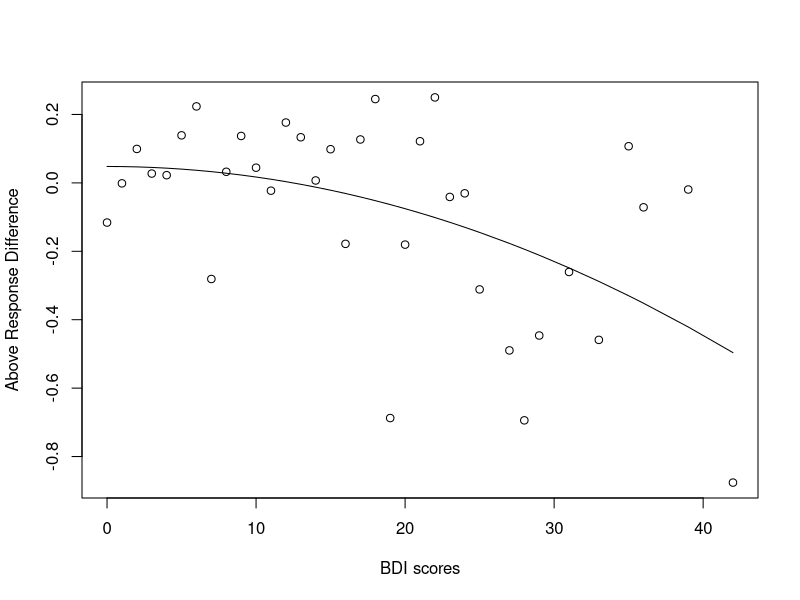
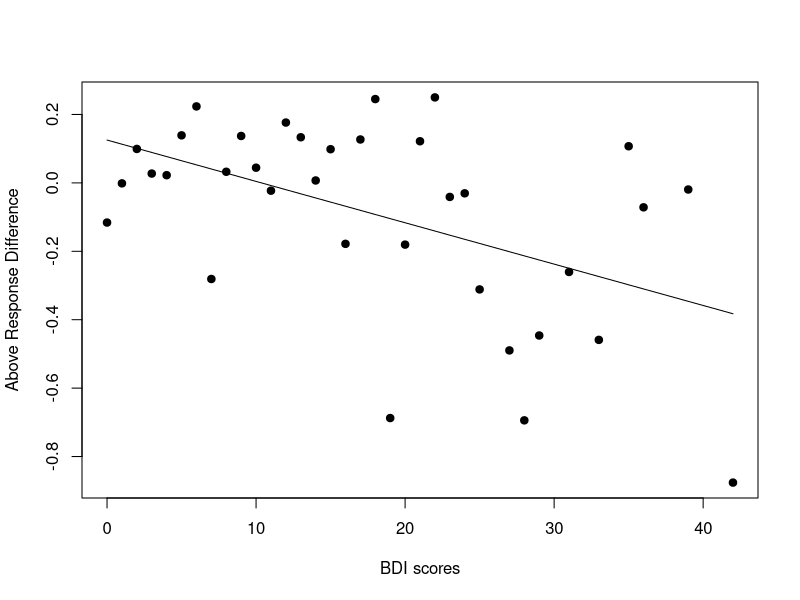
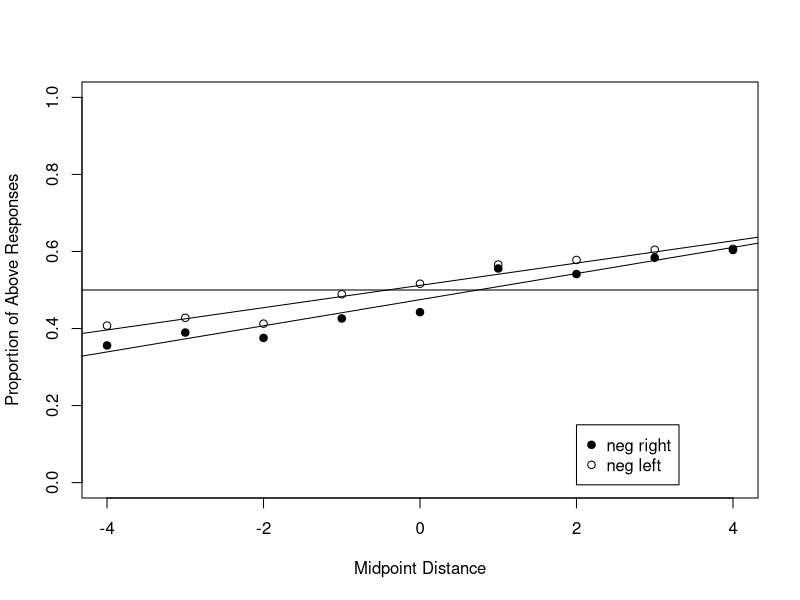
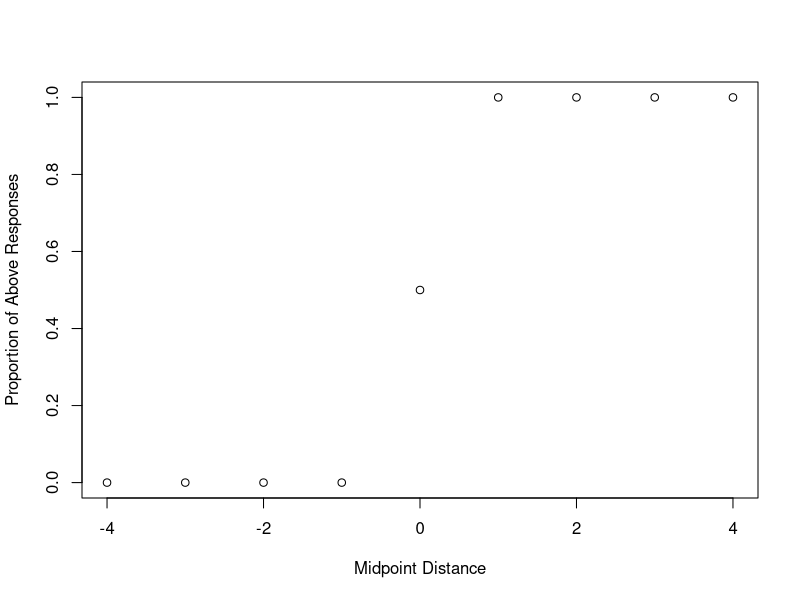

Write the R code that produced these figures, in order.
#	Library
	library(plyr)
	library(BayesFactor)

#	read in data
	data.kp.1<- read.table("data.all.kp.2.txt", header=T, sep="\t", quote="?")
	data.m.1<- read.table("data.all.m.2.txt", header=T, sep="\t", quote="?")
	data.scores.1 <- read.table("bdi score.txt", header=T, sep="\t", quote="?")

#	create data frame for both key press and mouse exps
	data.all1<-rbind.fill(data.kp.1, data.m.1)

#	adding column to count when subject responds above on bisection
	data.all1$above<-ifelse(data.all1$midPointResponse=="above", 1, 0)
#	adding column to count when subject is correct in bisection
	data.all1$correct<-ifelse(data.all1$midPointCorrect=="correct", 1, 0)
#	adding column to calculate the distance the center number is from the true midpoint
	data.all1$midDist<- data.all1$presented-data.all1$midPoint
#	adding column for RT beep if true
	data.all1$rtTrue<-ifelse(data.all1$rtBeep=="true", 1, 0)
#	adding column to count if RT is over 3 seconds
	data.all1$over_3s<-ifelse(data.all1$midPointRT>3000, 1, 0)

#	removing subjects 16, 59, 75, 173, 184, 224 (because the computer froze)
	data.scores<-data.scores.1[data.scores.1$sn!=16 & data.scores.1$sn!=59 & data.scores.1$sn!=75 & data.scores.1$sn!=173 & data.scores.1$sn!=184 & data.scores.1$sn!=224 & data.scores.1$sn<234,]
	data.all1<-data.all1[data.all1$sn!=16 & data.all1$sn!=59 & data.all1$sn!=75 & data.all1$sn!=173 & data.all1$sn!=184 & data.all1$sn!=224 & data.all1$sn<999,]

#	remove practice trials
	data.all1<- data.all1[data.all1$pract!=0,]

#	merge bdi and gender scores with data
	data.all1<-merge(data.all1, data.scores, by="sn")


#	create data frame for info by sn
	data.sn<-data.scores

data1.sn <- ddply(data.all1, .(sn, scen1PosNeg), summarize, aboveM = mean(above), aboveSD = sd(above), aboveN = length(above))
data2.sn <- reshape(data1.sn, idvar = "sn", timevar = "scen1PosNeg", direction = "wide")
data2.sn$diffAbove <- data2.sn$aboveM.negative - data2.sn$aboveM.positive
data1.all1<-merge(data2.sn, data.scores.1, by="sn")

	data.sn$Prop_Above<-tapply(data.all1$above, data.all1$sn, mean)
#	adding column to calculate percent respond "above" for pos event on left and neg event on left
	data.sn$NegLeft_Prop_Above<-tapply(data.all1[data.all1$scen1PosNeg=="negative",]$above,data.all1[data.all1$scen1PosNeg=="negative",]$sn,mean)
	data.sn$PosLeft_Prop_Above<-tapply(data.all1[data.all1$scen1PosNeg=="positive",]$above,data.all1[data.all1$scen1PosNeg=="positive",]$sn,mean)
#	adding column to calculate difference between prop above when negative is on the right and negative event on left
	data.sn$above_diff<-data.sn$NegLeft_Prop_Above-data.sn$PosLeft_Prop_Above
#	adding column to calculate average RT for pos event on left and neg events on left
	data.sn$NegLeft_RT<-tapply(data.all1[data.all1$scen1PosNeg=="negative",]$midPointRT,data.all1[data.all1$scen1PosNeg=="negative",]$sn,mean)
	data.sn$PosLeft_RT<-tapply(data.all1[data.all1$scen1PosNeg=="positive",]$midPointRT,data.all1[data.all1$scen1PosNeg=="positive",]$sn,mean)
#	adding column to calculate difference between RT when pos event is on left and negative event on left
	data.sn$RT_diff<-data.sn$NegLeft_RT-data.sn$PosLeft_RT
#	adding column to calculate percent of times participant heard beep
	data.sn$RTbeep<-tapply(data.all1$rtTrue,data.all1$sn,mean)
#	adding column to calculate proportion of RT's over 3seconds
	data.sn$Prop_RT_Over3<-tapply(data.all1$over_3s, data.all1$sn, mean)
#	adding columns to calculate avg and SD for RT when the midpoint distance is 0
	data.sn$AvgRT_midDist_0<-tapply(data.all1[data.all1$midDist==0,]$midPointRT,data.all1[data.all1$midDist==0,]$sn,mean)
	data.sn$SD_RT_midDist_0<-tapply(data.all1[data.all1$midDist==0,]$midPointRT,data.all1[data.all1$midDist==0,]$sn,sd)
#	adding columns to calculate avg and SD for RT when the midpoint distance is 0
	data.sn$AvgRT_midDist_Not0<-tapply(data.all1[data.all1$midDist!=0,]$midPointRT,data.all1[data.all1$midDist!=0,]$sn,mean)
	data.sn$SD_RT_midDist_Not0<-tapply(data.all1[data.all1$midDist!=0,]$midPointRT,data.all1[data.all1$midDist!=0,]$sn,sd)

#	create dataframe with a few columns from data.sn
	data.sn2<-data.sn[c(1, 12:17)]
#	merge with data.all by sn
	data.all1<-merge(data.all1, data.sn2, by="sn")


#filter subjects
	t3000Prop <-.4
	RtThreshold <-5000

	sn.rm<-data.all1[data.all1$Prop_RT_Over3 < t3000Prop,]
	data.all<-sn.rm[sn.rm$midPointRT < RtThreshold,]

	snAll<-length(tapply(data.all1$sn,data.all1$sn,mean))
	snIncluded<-length(tapply(sn.rm$sn,sn.rm$sn,mean))
	snRemoved <-snAll - snIncluded

	RtRemoved <-length(sn.rm$midPointRT) - length(data.all$midPointRT)

###################

#	create one data frame for trials were the first event is positive and one for negative
	data.pos<-data.all[data.all$scen1PosNeg=="positive",]
	data.neg<-data.all[data.all$scen1PosNeg=="negative",]
#	create data frames for 0 midpoint distance
	data.pos.same<-data.pos[data.pos$midDist==0,]
	data.neg.same<-data.neg[data.neg$midDist==0,]
#	create data frames for all midpoint distances other than 0
	data.pos.dif<-data.pos[data.pos$midDist!=0,]
	data.neg.dif<-data.neg[data.neg$midDist!=0,]
#	calculate avg RT for each participant for 0 midpoint distance
	dt.pos<-ddply(data.pos.same, .(sn), summarize, PosLeft_RT_midDist_0=mean(midPointRT))
	dt.neg<-ddply(data.neg.same, .(sn), summarize, NegLeft_RT_midDist_0=mean(midPointRT))
#	create data frame for all 0 mid point distances
	data.same<-merge(dt.pos, dt.neg, by="sn", all=T)
#	creating column to calculate difference between neg on right and neg on left for 0 midpoint distance
	data.same$diff_RT_midDist_0<-data.same$PosLeft_RT_midDist_0-data.same$NegLeft_RT_midDist_0
#	calculate avg RT for each participant for all midpoint distances other than 0
	dt.pos.d<-ddply(data.pos.dif, .(sn), summarize, PosLeft_RT_midDist_Not0=mean(midPointRT))
	dt.neg.d<-ddply(data.neg.dif, .(sn), summarize, NegLeft_RT_midDist_Not0=mean(midPointRT))
#	create data frame for all midpoint distances other than 0
	data.dif<-merge(dt.pos.d, dt.neg.d, by="sn", all=T)
#	creating column to calculate difference between neg on right and neg on left for all midpoint distances other than 0
	data.dif$diff_RT_midDist_Not0<-data.dif$PosLeft_RT_midDist_Not0-data.dif$NegLeft_RT_midDist_Not0

#	merge data frames for same midpoint and different midpoint distances with dataframe for info by sn
	data.sn<-merge(data.sn, merge(data.same, data.dif, by="sn"), by="sn")

#	plot average above difference for each bdi score
	bdi.x<-tapply(data.sn$bdi,data.sn$bdi, mean)
	abv_diff<-tapply(data.sn$above_diff,data.sn$bdi, mean)
	xx.bdi2<-bdi.x^2
	plot(bdi.x, abv_diff, xlab= "BDI scores", ylab= "Above Response Difference")
	reg<-lm(abv_diff~xx.bdi2)
	lines(bdi.x, predict(reg))
	summary(reg)
	dev.copy(pdf,'avg above difference by bdi.pdf')
	dev.off()

	plot(bdi.x, abv_diff, xlab= "BDI scores", ylab= "Above Response Difference", pch=19)
	regL<-lm(abv_diff~bdi.x)
	lines(bdi.x, predict(regL))
	summary(regL)
	dev.copy(pdf,'avg above difference by bdiL.pdf')
	dev.off()

	df.tmp <- data.frame(abv_diff,bdi.x)
	regLBF<-lmBF(abv_diff~bdi.x, data = df.tmp)

#	mean and sd for affect value of first event when positive
	mean(data.pos$s1AffectValue)
	sd(data.pos$s1AffectValue)

#	mean and sd for Affect value of second event when negative
	mean(data.pos$s2AffectValue)
	sd(data.pos$s2AffectValue)

#	mean and sd for affect value of first event when negative
	mean(data.neg$s1AffectValue)
	sd(data.neg$s1AffectValue)

#	mean and sd for Affect value of second event when positive
	mean(data.neg$s2AffectValue)
	sd(data.neg$s2AffectValue)

#	mean and sd for distance between two numbers
	mean(data.all$distance)
	sd(data.all$distance)

#	mean and sd for RT to scenario
	mean(data.all$scenarioRT)
	sd(data.all$scenarioRT)

#	mean and sd for RT to midPoint
	mean(data.all$midPointRT)
	sd(data.all$midPointRT)

#	mean and sd for deadline
	mean(data.all$deadline)
	sd(data.all$deadline)


#	percentage respond "above" for each midpoint distance
	midBias.pos<-tapply(data.pos$above, data.pos$midDist, mean)
	midBias.neg<-tapply(data.neg$above, data.neg$midDist, mean)
	midBias.vals<-tapply(data.neg$midDist, data.neg$midDist, mean)


#	percentage of correct reponses for each midpoint distance
	correct.pos<-tapply(data.pos$correct, data.pos$midDist, mean)
	correct.neg<-tapply(data.neg$correct, data.neg$midDist, mean)
	correct.vals<-tapply(data.neg$midDist, data.neg$midDist, mean)

#	plot bias by midpoint distance for positive and negative on same graph

	plot(midBias.vals,midBias.pos,pch=19, col="black", xlab= "Midpoint Distance", ylab="Proportion of Above Responses", xlim=c(-4, 4), ylim=c(0.0, 1.0))
	points(midBias.vals,midBias.neg,col="black")
	legend(x=2, y=0.15, c("neg right", "neg left"), pch=c(19,1))
		Neg_Right_lm=lm(midBias.pos ~ midBias.vals)
		Neg_Left_lm=lm(midBias.neg ~ midBias.vals)
	abline(Neg_Right_lm)
	abline(Neg_Left_lm)
	abline(h=.5)
	dev.copy(pdf,'combined.bias.by.dist.pdf')
	dev.off()

	df.tmp <- data.frame(midBias.pos,midBias.neg,midBias.vals)
	Neg_Right_lmBF=lmBF(midBias.pos ~ midBias.vals, data=df.tmp)
	Neg_Left_lmBF=lmBF(midBias.neg ~ midBias.vals, data=df.tmp)



# testing difference in slope b/t neg left and neg right (midpoint bias)

nRight.se<-summary(Neg_Right_lm)$coef[[4]]
nLeft.se<-summary(Neg_Left_lm)$coef[[4]]
nRight.b<-summary(Neg_Right_lm)$coef[[2]]
nLeft.b<-summary(Neg_Left_lm)$coef[[2]]

b_RvL<-(nRight.b-nLeft.b)/sqrt(nRight.se^2+nLeft.se^2)
b_BF <- 1/exp(ttest.tstat(t=b_RvL, n1=length(midBias.vals), n2=length(midBias.vals), rscale = 0.707)[['bf']])


# testing difference in intercept b/t neg left and neg right (midpoint bias)
nRight.i<-summary(Neg_Right_lm)$coef[[1]]
nLeft.i<-summary(Neg_Left_lm)$coef[[1]]
nRight.ste<-summary(Neg_Right_lm)$coef[[3]]
nLeft.ste<-summary(Neg_Left_lm)$coef[[3]]

i_RvL<-(nRight.i-nLeft.i)/sqrt(nRight.ste^2+nLeft.ste^2)
i_BF <- exp(ttest.tstat(t=i_RvL, n1=length(midBias.vals), n2=length(midBias.vals), rscale = 0.707)[['bf']])

ib_DF <- 2*length(midBias.vals) - 4

## test relation between bdi and rt
rtBdi.dat <- ddply(data.all, .(sn), summarize, mRT = mean(midPointRT), mBdi = mean(bdi))
rtBdi.lm <- with (rtBdi.dat, lm(mRT~mBdi))
rtBdi.lm.BF <- lmBF(mRT~mBdi, data=rtBdi.dat)

sink("regression.txt")
print(t3000Prop)
print(RtThreshold)
print(snAll)
print(snIncluded)
print(snRemoved)
print(RtRemoved)

print(summary(reg))
print(summary(regL))
print(regLBF)
print("regL intercept BayesFactor")
print(1/exp(ttest.tstat(t=summary(regL)[["coefficients"]][, "t value"][[1]], n1=length(predict(regL)), rscale = 0.707)[['bf']]))
print("regL slope BayesFactor")
print(exp(ttest.tstat(t=summary(regL)[["coefficients"]][, "t value"][[2]], n1=length(predict(regL)), rscale = 0.707)[['bf']]))
print(summary(Neg_Right_lm))
print(Neg_Right_lmBF)
print(summary(Neg_Left_lm))
print(Neg_Left_lmBF)
print(b_RvL)
print(paste("DF = ", ib_DF))
print(b_BF)
print(i_RvL)
print(paste("DF = ", ib_DF))
print(i_BF)

print(summary(rtBdi.lm))
print(1/rtBdi.lm.BF)
sink(NULL)




#	average percent of responding above for both pos and negative events
	AvgAboveP<-mean(data.pos$above)
	AvgAboveN<-mean(data.neg$above)




fake.dt<- read.table("fake.dt.txt", header=T, sep="\t", quote="?")
plot(fake.dt$dist, fake.dt$prop,xlab= "Midpoint Distance", ylab="Proportion of Above Responses")
dev.copy(pdf,'no bias.pdf')
dev.off()
